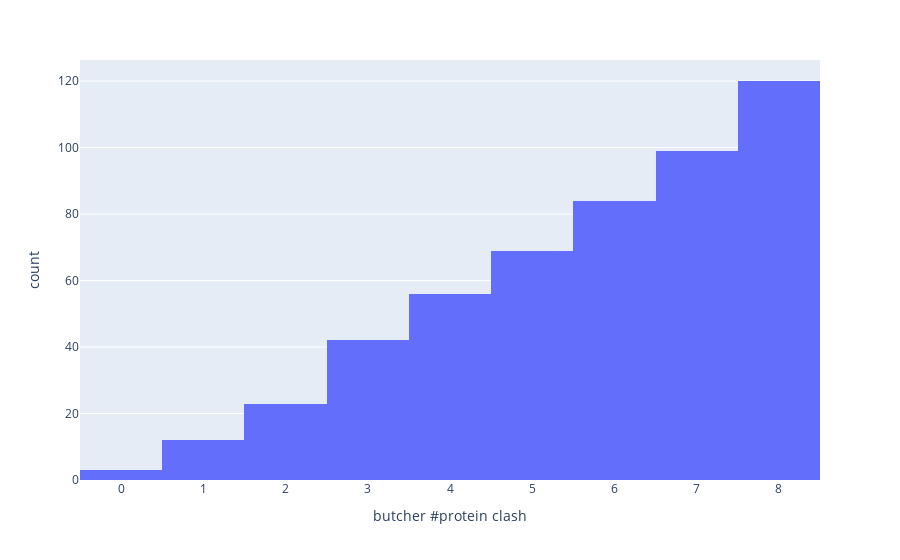

Notebook code cell kept with this figure:
### Code cell
px.histogram(fg_top120, x='butcher #protein clash', cumulative=True)

### Figure 1 — Plotly figure (JSON) as saved in the notebook; plotly's stock layout.template omitted (floating-point values rounded to 4 significant figures)
{"data": [{"alignmentgroup": "True", "bingroup": "x", "cumulative": {"enabled": true}, "hovertemplate": "butcher #protein clash=%{x}<br>count=%{y}<extra></extra>", "legendgroup": "", "marker": {"color": "#636efa", "pattern": {"shape": ""}}, "name": "", "offsetgroup": "", "orientation": "v", "showlegend": false, "type": "histogram", "x": [5, 3, 3, 0, 6, 3, 3, 4, 4, 4, 4, 5, 1, 2, 2, 1, 2, 3, 3, 3, 8, 5, 7, 8, 7, 8, 8, 4, 6, 7, 8, 1, 7, 6, 8, 7, 6, 2, 6, 8, 8, 8, 7, 7, 8, 8, 6, 8, 8, 8, 6, 7, 8, 7, 8, 7, 8, 8, 7, 8, 1, 2, 2, 2, 2, 3, 0, 3, 1, 0, 4, 3, 1, 2, 3, 1, 1, 1, 2, 3, 3, 4, 4, 4, 3, 4, 3, 5, 3, 3, 2, 4, 5, 5, 5, 7, 5, 7, 6, 3, 6, 5, 4, 7, 6, 7, 8, 5, 6, 6, 4, 6, 3, 6, 5, 5, 4, 5, 8, 6], "xaxis": "x", "yaxis": "y"}], "layout": {"autosize": true, "barmode": "relative", "legend": {"tracegroupgap": 0}, "margin": {"t": 60}, "xaxis": {"anchor": "y", "autorange": true, "domain": [0, 1], "range": [-0.5, 8.5], "title": {"text": "butcher #protein clash"}, "type": "linear"}, "yaxis": {"anchor": "x", "autorange": true, "domain": [0, 1], "range": [0, 126.3], "title": {"text": "count"}}}}
